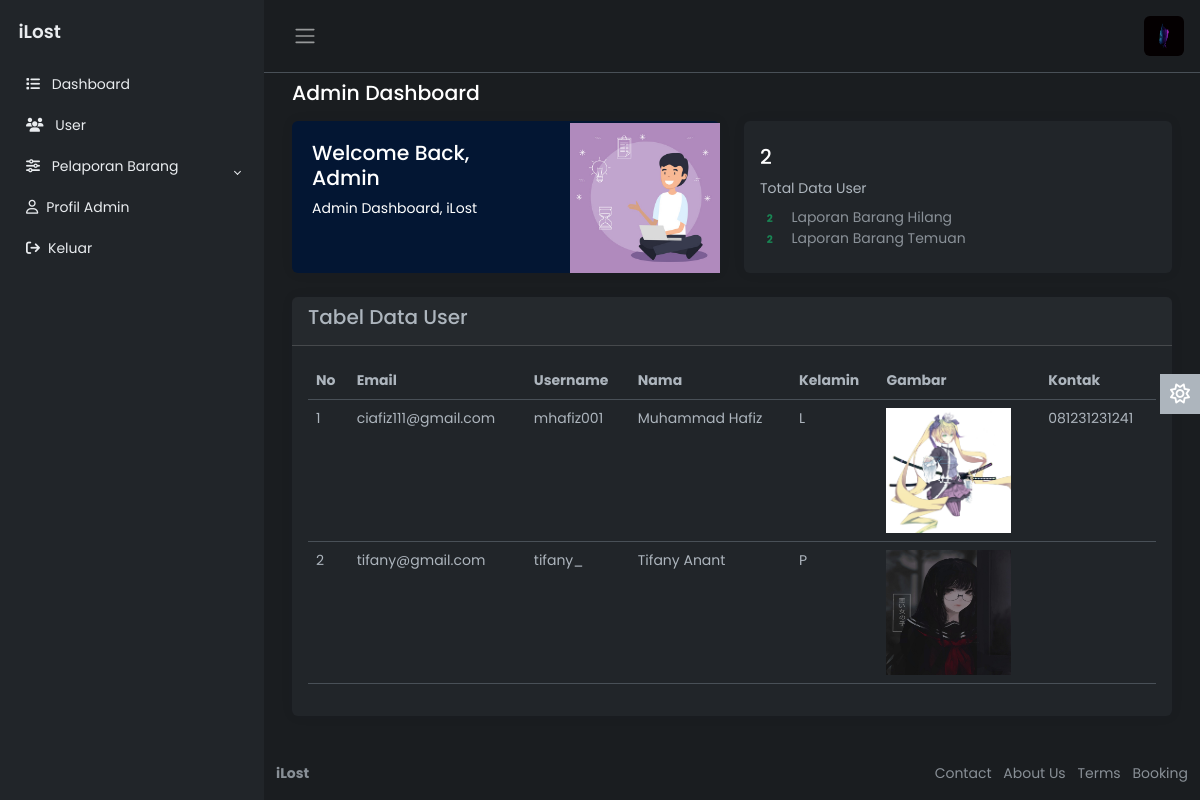
/admin/index.php (signed in), run on the app's committed database.
### tables this page shows
CREATE TABLE `user` (
  `email` varchar(40) NOT NULL,
  `username` varchar(40) DEFAULT NULL,
  `nama` varchar(45) DEFAULT NULL,
  `kelamin` char(1) DEFAULT NULL,
  `password` varchar(255) NOT NULL,
  `gambar` varchar(255) NOT NULL,
  `kontak` varchar(15) DEFAULT NULL
);

### admin/index.php (the view, shortened to what this page needs)
<?php include('config.php');
$querySelect = "SELECT * FROM user";
$resultSelect = mysqli_query($koneksi, $querySelect);
$totalDataUser = mysqli_num_rows($resultSelect);
$querySelect = "SELECT * FROM laporan WHERE kategori_laporan = 'Temuan'";
$resultSelect = mysqli_query($koneksi, $querySelect);
$totalDataTemuan = mysqli_num_rows($resultSelect);
$querySelect = "SELECT * FROM laporan WHERE kategori_laporan = 'Hilang'";
$resultSelect = mysqli_query($koneksi, $querySelect);
$totalDataHilang = mysqli_num_rows($resultSelect);
?>
<!DOCTYPE html>
<html lang="en" data-bs-theme="dark">
<head>
    <link rel="stylesheet" href="https://cdn.jsdelivr.net/npm/bootstrap@5.3.0-alpha2/dist/css/bootstrap.min.css">
    <link rel="stylesheet" href="css/style.css">
</head>
<body>
    <div class="wrapper">
        <?php include "../template/navbar-admin.php"; ?>
        <div class="main">
            <nav class="navbar navbar-expand px-3 border-bottom">
                <button class="btn" id="sidebar-toggle" type="button">
                    <span class="navbar-toggler-icon"></span>
                </button>
                <div class="navbar-collapse navbar">
                    <ul class="navbar-nav">
                        <li class="nav-item dropdown">
                            <a href="#" data-bs-toggle="dropdown" class="nav-icon pe-md-0">
                                <?php
                                $user_id = $_SESSION["admin"];
                                $select = mysqli_query($koneksi, "SELECT image FROM admin WHERE email = '$user_id'");
                                $fetch = null;
                                if (mysqli_num_rows($select) > 0) {
                                    $fetch = mysqli_fetch_assoc($select);
                                }
                                if ($fetch['image'] == null) {
                                    echo '<img src="image/default-avatar.png" class="avatar img-fluid rounded" alt="">';
                                } else {
                                    echo '<img src="uploaded_img/' . $fetch['image'] . '" class="avatar img-fluid rounded" alt="">';
                                }
                                ?>
                            </a>
                        </li>
                    </ul>
                </div>
            </nav>
            <main class="content px-3 py-2">
                <div class="container-fluid">
                    <div class="mb-3">
                        <h4>Admin Dashboard</h4>
                    </div>
                    <div class="row">
                        <div class="col-12 col-md-6 d-flex">
                            <div class="card flex-fill border-0 illustration">
                                <div class="card-body p-0 d-flex flex-fill">
                                    <div class="row g-0 w-100">
                                        <div class="col-6">
                                            <div class="p-3 m-1">
                                                <h4>Welcome Back, Admin</h4>
                                                <p class="mb-0">Admin Dashboard, iLost</p>
                                            </div>
                                        </div>
                                        <div class="col-6 align-self-end text-end">
                                            <img src="image/customer-support.jpg" class="img-fluid illustration-img"
                                                alt="">
                                        </div>
                                    </div>
                                </div>
                            </div>
                        </div>
                        <div class="col-12 col-md-6 d-flex">
                            <div class="card flex-fill border-0">
                                <div class="card-body py-4">
                                    <div class="d-flex align-items-start">
                                        <div class="flex-grow-1">
                                            <h4 class="mb-2">
                                                <?php echo $totalDataUser; ?>
                                            </h4>
                                            <p class="mb-2">
                                                Total Data User
                                            </p>
                                            <div class="mb-0">
                                                <span class="badge text-success me-2">
                                                    <?php echo $totalDataHilang; ?>
                                                </span>
                                                <span class="text-muted">
                                                    Laporan Barang Hilang
                                                </span>
                                            </div>
                                            <div class="mb-0">
                                                <span class="badge text-success me-2">
                                                    <?php echo $totalDataTemuan; ?>
                                                </span>
                                                <span class="text-muted">
                                                    Laporan Barang Temuan
                                                </span>
                                            </div>
                                        </div>
                                    </div>
                                </div>
                            </div>
                        </div>
                    </div>
                    <div class="card border-0">
                        <div class="card-header">
                            <h5 class="card-title">
                                Tabel Data User
                            </h5>
                        </div>
                        <div class="card-body">
                            <table class="table">
                                <thead>
                                    <tr>
                                        <th scope="col">No</th>
                                        <th scope="col">Email</th>
                                        <th scope="col">Username</th>
                                        <th scope="col">Nama</th>
                                        <th scope="col">Kelamin</th>
                                        <th scope="col">Gambar</th>
                                        <th scope="col">Kontak</th>
                                    </tr>
                                </thead>
                                <tbody>
                                    <?php
                                    $query = "SELECT * FROM user";
                                    $no = 1;
                                    $result = mysqli_query($koneksi, $query);
                                    while ($row = mysqli_fetch_assoc($result)) {
                                        echo "<tr>";
                                        echo "<td>" . $no . "</td>";
                                        echo "<td>" . $row['email'] . "</td>";
                                        echo "<td>" . $row['username'] . "</td>";
                                        echo "<td>" . $row['nama'] . "</td>";
                                        echo "<td>" . $row['kelamin'] . "</td>";
                                        echo "<td><img src='/" . basename(dirname(__DIR__)) . "/dist/img/users/" . $row['gambar'] . "' class='img-fluid ' style='width: 125px; height: 125px;' alt=''/></td>";
                                        echo "<td>" . $row['kontak'] . "</td>";
                                        echo "</tr>";
                                        $no++;
                                    }
                                    ?>
                                </tbody>
                            </table>
                        </div>
                    </div>
                </div>
            </main>
            <a href="#" class="theme-toggle">
                <i class="fa-regular fa-sun"></i>
            </a>
            <footer class="footer">
                <div class="container-fluid">
                    <div class="row text-muted">
                        <div class="col-6 text-start">
                            <p class="mb-0">
                                <a href="#" class="text-muted">
                                    <strong>iLost</strong>
                                </a>
                            </p>
                        </div>
                        <div class="col-6 text-end">
                            <ul class="list-inline">
                                <li class="list-inline-item">
                                    <a href="#" class="text-muted">Contact</a>
                                </li>
                                <li class="list-inline-item">
                                    <a href="#" class="text-muted">About Us</a>
                                </li>
                                <li class="list-inline-item">
                                    <a href="#" class="text-muted">Terms</a>
                                </li>
                                <li class="list-inline-item">
                                    <a href="#" class="text-muted">Booking</a>
                                </li>
                            </ul>
                        </div>
                    </div>
                </div>
            </footer>
        </div>
    </div>
</body>
</html>

### admin/css/style.css (style rules this page uses)
body { font-family: 'Poppins', sans-serif; font-size: 0.875rem; opacity: 1; overflow-y: scroll; margin: 0; }
a { cursor: pointer; text-decoration: none; font-family: 'Poppins', sans-serif; }
li { list-style: none; }
h4 { font-family: 'Poppins', sans-serif; font-size: 1.275rem; color: var(--bs-emphasis-color); }
.wrapper { align-items: stretch; display: flex; width: 100%; }
.main { display: flex; flex-direction: column; min-height: 100vh; min-width: 0; overflow: hidden; transition: all 0.35s ease-in-out; width: 100%; background: var(--bs-dark-bg-subtle); }
.avatar { height: 40px; width: 40px; }
.navbar-expand .navbar-nav { margin-left: auto; }
.content { flex: 1; max-width: 100vw; width: 100vw; }
@media (min-width:768px) { .content { max-width: auto; width: auto; } }
.card { box-shadow: 0 0 .875rem 0 rgba(34, 46, 60, .05); margin-bottom: 24px; }
.illustration { background-color: var(--bs-primary-bg-subtle); color: var(--bs-emphasis-color); }
.illustration-img { max-width: 150px; width: 100%; }
.theme-toggle { position: fixed; top: 50%; transform: translateY(-65%); text-align: center; z-index: 10; right: 0; left: auto; border: none; background-color: var(--bs-body-color); }
html[data-bs-theme="dark"] .theme-toggle .fa-sun, html[data-bs-theme="light"] .theme-toggle .fa-moon { cursor: pointer; padding: 10px; display: block; font-size: 1.25rem; color: #FFF; }

### data on the page
user: email "ciafiz111@gmail.com", username "mhafiz001", nama "Muhammad Hafiz", kelamin "L", gambar (picture), kontak "081231231241"
user: email "tifany@gmail.com", username "tifany_", nama "Tifany Anant", kelamin "P", gambar (picture)

### other printed values
$totalDataUser "2"
$totalDataHilang "2"
$totalDataTemuan "2"
